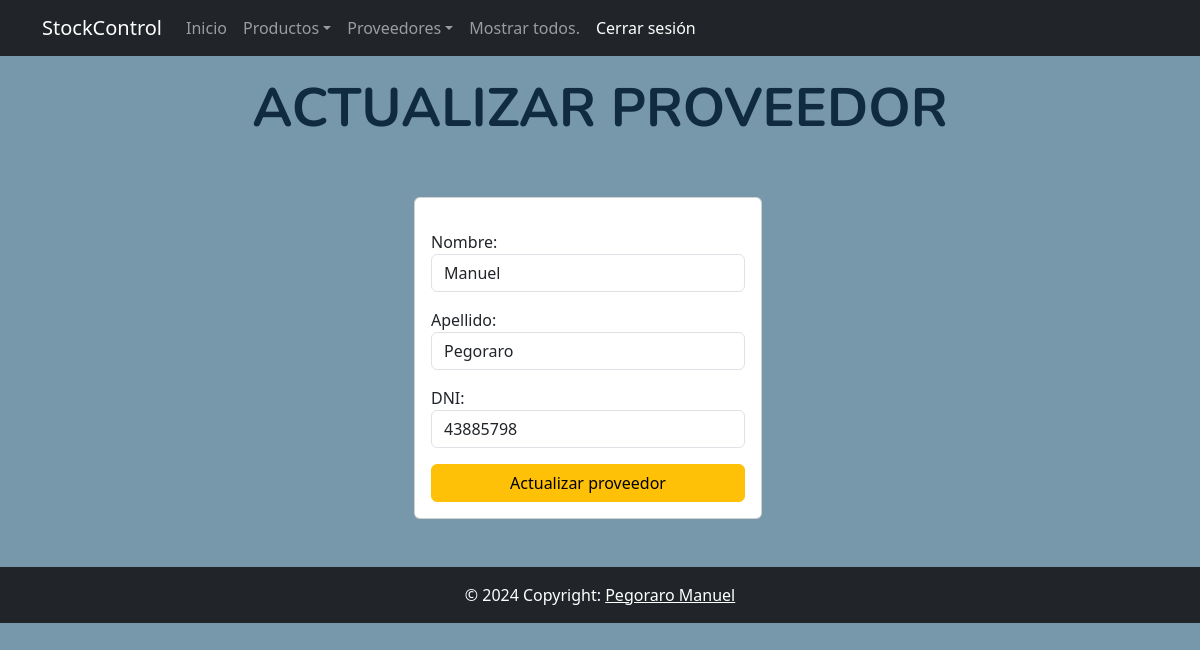
Screenshot of /proveedor/1/ (signed in) with the database file from the repository.
### compra/models.py (models this page shows, shortened)
class Proveedor(models.Model):
    nombre = models.CharField(max_length=50)
    apellido = models.CharField(max_length=50)
    dni = models.IntegerField()
    class Meta:
        verbose_name = 'Proveedor'
        verbose_name_plural = 'Proveedores'

### compra/views.py (the view, shortened to what this page needs)
# urls.py: path('proveedor/<int:proveedor_id>/', views.detalle_proveedor, name='detalle_proveedor'),
@login_required
def detalle_proveedor(request, proveedor_id):
    if request.method == 'GET':
        proveedor = get_object_or_404(Proveedor, pk=proveedor_id)
        form = AgregarProveedorForm(instance=proveedor)
        return render(request, 'detalle_proveedor.html', {'proveedor': proveedor, 'form': form})

### compra/forms.py
class AgregarProveedorForm(ModelForm):
    class Meta:
        model = Proveedor
        fields = ['nombre', 'apellido', 'dni']

### templates/detalle_proveedor.html (shortened to what this page needs)
{% extends 'base.html' %}
{% load static %}
{% block contenido %}
<main class="container">
    <div class="row">
        <div class="col-12">
            <h1 class="titulo">ACTUALIZAR PROVEEDOR</h1>
        </div>
    <div class="row">
        <div class="col-md-4 offset-md-4">
            <form method="POST" class="card mt-5 mb-5">
                <div class="card-body">
                <div class="form-group mt-3">
                    <label for="id_nombre">Nombre:</label>
                    <input class="form-control"type="text" name="nombre" value="{{proveedor.nombre}}" maxlength="50" required id="id_nombre">
                </div>
                <div class="form-group mt-3">
                    <label for="id_apellido">Apellido:</label>
                    <input class="form-control"  value="{{proveedor.apellido}}"type="text" name="apellido" maxlength="50" required="" id="id_apellido">
                </div>
                <div class="form-group mt-3">
                    <label for="id_dni">DNI:</label>
                    <input class="form-control" type="number"
                    value="{{proveedor.dni}}" min="0" name="dni" required="" id="id_proveedor">
                </div>
                <div class="">
                    <button class="btn btn-warning mt-3" style="width: 100%;">Actualizar proveedor</button>
                </div>
                </div>
            </form>
        </div>
    </div>
</main>
{% endblock contenido %}

### static/css/style.css (style rules this page uses)
.titulo { margin-top: 20px; font-family: "Nunito", sans-serif; color: #102b3f; font-weight: bold; text-align: center; font-size: 54px; }
.fondo { background-color: #7798ab; }

### rows the page displays
Proveedor: nombre "Manuel", apellido "Pegoraro", dni "43885798"
